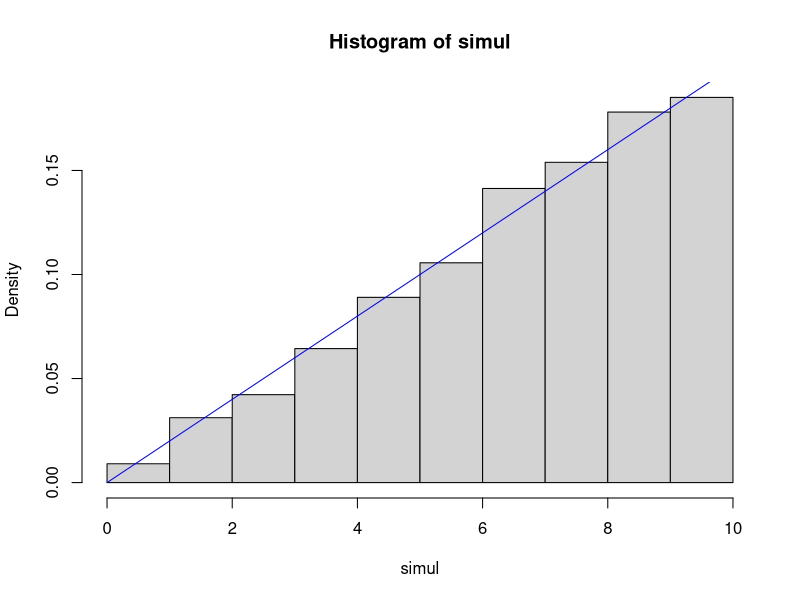

This figure's R source:
## ---- chunk 1
knitr::opts_chunk$set(echo = FALSE, comment=NA)
## ---- chunk 2
rejection = function(trials) {
  
  target = c(3/9, 2/9, 1/9, 3/9)
  proposal = c(1/4, 1/4, 1/4, 1/4)
  supremum = 12/9
  results = c()

  for (i in 1:trials) {
    u = runif(1)
    y = sample(1:4,1,prob=proposal)
    if (u <= target[y]/(supremum*proposal[y]) ) {
      results = c(results, y)
    }
  }
  results;
}

trials = 10000
simul = rejection(trials)
table(simul)/length(simul)
## ---- chunk 3
mean(simul)
## ---- chunk 4
sd(simul)
## ---- chunk 5

length(simul) / trials

## ---- chunk 6
target = function(x) {
		ifelse( (x >= 0 & x <= 10), x/50, 0);
}

proposal = function(x) { 0.1; }

rejCont = function(trials) {
  supremum = 5;
	results <- c(); 
  for (i in 1:trials){
	  u<-runif(1);
	  y<-runif(1, 0, 10);
	  if (u <= target(y) / (supremum * proposal(y)) ) {
		  results = c(results, y);
	  }
	}
  results; 
}

trials = 10000
simul = rejCont(trials)
hist(simul, breaks=seq(0, max(simul)+1), prob=T)

x = seq(0, 10, 0.01)
y = ifelse( x >= 0 & x<= 10, x/50, 0 )
lines(x, y, col="blue")
## ---- chunk 7
mean(simul)
## ---- chunk 8
sd(simul)
## ---- chunk 9
length(simul)/trials
